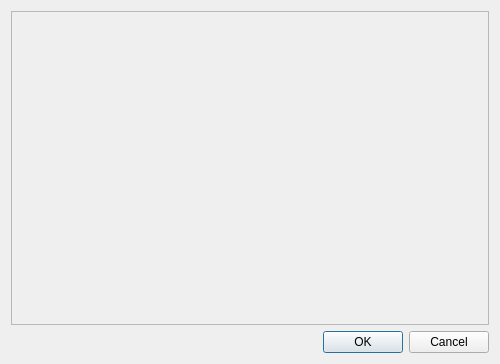
<?xml version="1.0" encoding="UTF-8"?>
<ui version="4.0">
 <class>MbientDeviceDiscoveryDialog</class>
 <widget class="QDialog" name="MbientDeviceDiscoveryDialog">
  <property name="geometry">
   <rect>
    <x>0</x>
    <y>0</y>
    <width>500</width>
    <height>364</height>
   </rect>
  </property>
  <property name="sizePolicy">
   <sizepolicy hsizetype="Preferred" vsizetype="Preferred">
    <horstretch>0</horstretch>
    <verstretch>0</verstretch>
   </sizepolicy>
  </property>
  <property name="minimumSize">
   <size>
    <width>500</width>
    <height>0</height>
   </size>
  </property>
  <property name="windowTitle">
   <string>Finding Devices</string>
  </property>
  <layout class="QVBoxLayout" name="verticalLayout">
   <item>
    <widget class="QScrollArea" name="scrollArea">
     <property name="widgetResizable">
      <bool>true</bool>
     </property>
     <widget class="QWidget" name="scrollWidget">
      <property name="geometry">
       <rect>
        <x>0</x>
        <y>0</y>
        <width>480</width>
        <height>315</height>
       </rect>
      </property>
      <layout class="QVBoxLayout" name="verticalLayout_2">
       <item>
        <layout class="QVBoxLayout" name="items"/>
       </item>
       <item>
        <spacer name="verticalSpacer">
         <property name="orientation">
          <enum>Qt::Vertical</enum>
         </property>
         <property name="sizeHint" stdset="0">
          <size>
           <width>20</width>
           <height>40</height>
          </size>
         </property>
        </spacer>
       </item>
      </layout>
     </widget>
    </widget>
   </item>
   <item>
    <widget class="QDialogButtonBox" name="buttonBox">
     <property name="orientation">
      <enum>Qt::Horizontal</enum>
     </property>
     <property name="standardButtons">
      <set>QDialogButtonBox::Cancel|QDialogButtonBox::Ok</set>
     </property>
    </widget>
   </item>
  </layout>
 </widget>
 <resources/>
 <connections>
  <connection>
   <sender>buttonBox</sender>
   <signal>accepted()</signal>
   <receiver>MbientDeviceDiscoveryDialog</receiver>
   <slot>accept()</slot>
   <hints>
    <hint type="sourcelabel">
     <x>248</x>
     <y>254</y>
    </hint>
    <hint type="destinationlabel">
     <x>157</x>
     <y>274</y>
    </hint>
   </hints>
  </connection>
  <connection>
   <sender>buttonBox</sender>
   <signal>rejected()</signal>
   <receiver>MbientDeviceDiscoveryDialog</receiver>
   <slot>reject()</slot>
   <hints>
    <hint type="sourcelabel">
     <x>316</x>
     <y>260</y>
    </hint>
    <hint type="destinationlabel">
     <x>286</x>
     <y>274</y>
    </hint>
   </hints>
  </connection>
 </connections>
</ui>
